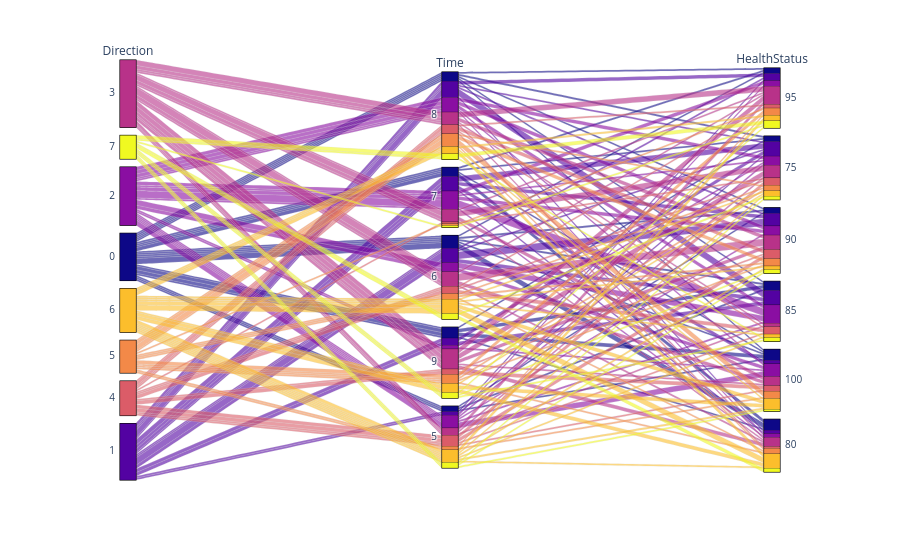

Notebook code for this chart:
### Code cell
import pandas as pd
import numpy as np
import plotly.express as px

#start = int(input("Enter a starting number:"))
#end = int(input("Enter an ending number:"))
#new_data4 = new_data3.iloc[start:end+1, :]

fig = px.parallel_categories(new_data2, color = "Direction")
fig.update_coloraxes(showscale=False)
fig.show()

# north - 0, south - 1, east - 2, west - 3, northwest - 4, southwest - 5, northeast - 6, southeast - 7

### Figure 1 — Plotly figure (JSON) as saved in the notebook; plotly's stock layout.template omitted (floating-point values rounded to 4 significant figures; data arrays with more than 128 entries replaced by an {"elided": "..."} marker saying what was removed)
{"data": [{"dimensions": [{"label": "Direction", "values": {"elided": "200 int values"}}, {"label": "Time", "values": {"elided": "200 int values"}}, {"label": "HealthStatus", "values": {"elided": "200 int values"}}], "domain": {"x": [0, 1], "y": [0, 1]}, "line": {"color": {"elided": "200 int values"}, "coloraxis": "coloraxis"}, "name": "", "type": "parcats"}], "layout": {"autosize": true, "coloraxis": {"colorbar": {"title": {"text": "Direction"}}, "colorscale": [[0, "#0d0887"], [0.1111, "#46039f"], [0.2222, "#7201a8"], [0.3333, "#9c179e"], [0.4444, "#bd3786"], [0.5556, "#d8576b"], [0.6667, "#ed7953"], [0.7778, "#fb9f3a"], [0.8889, "#fdca26"], [1, "#f0f921"]], "showscale": false}, "legend": {"tracegroupgap": 0}, "margin": {"t": 60}}}
